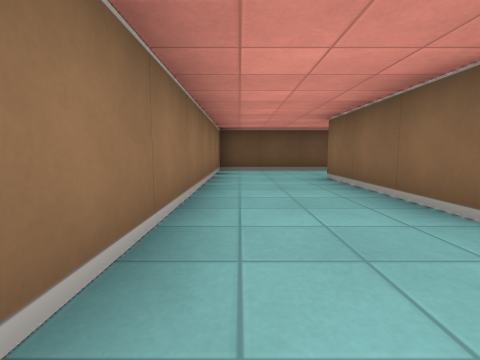
View 1 (above)

24 first-person views from a walk through a cub3D ray-caster map. The camera is about half as high as the walls, tilts 6° down and sees 85° across. The floor is counted in squares. Each view is taken from the middle of a square. On the plan, view 1 faces up. The plan holds only what a view shows up to about 9 squares ahead; the rest is blank.

View 2
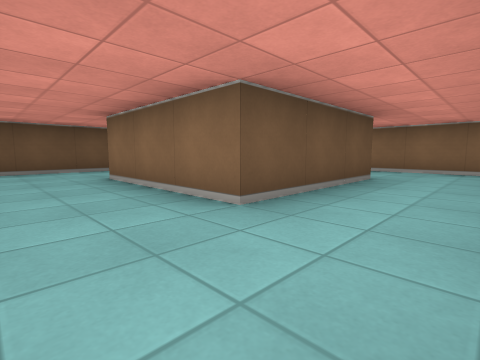

View 3
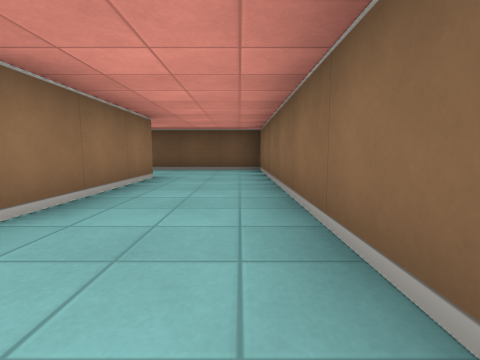

View 4
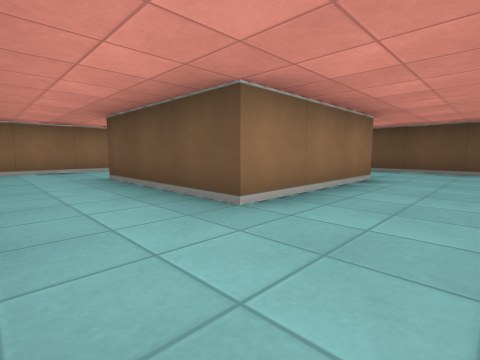

View 5
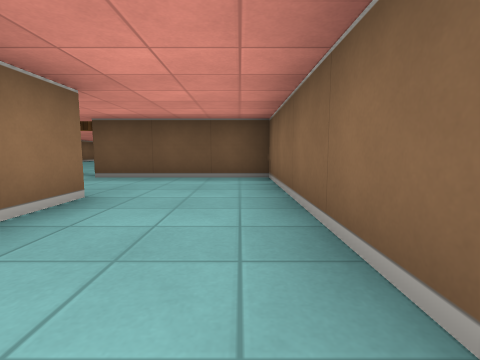

View 6
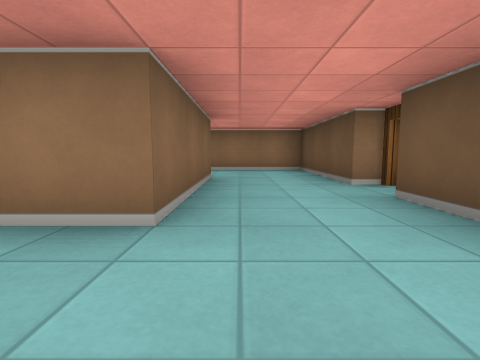

View 7
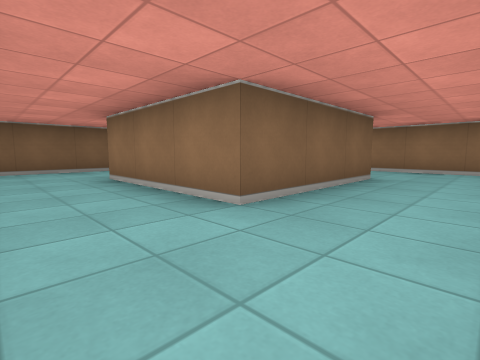

View 8
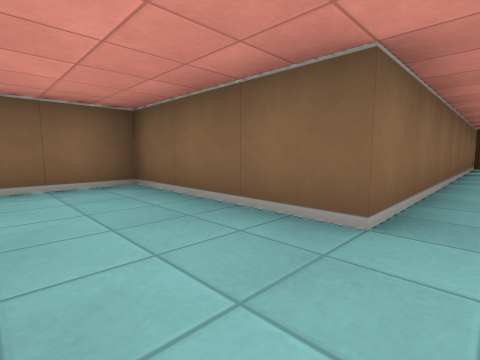

View 9
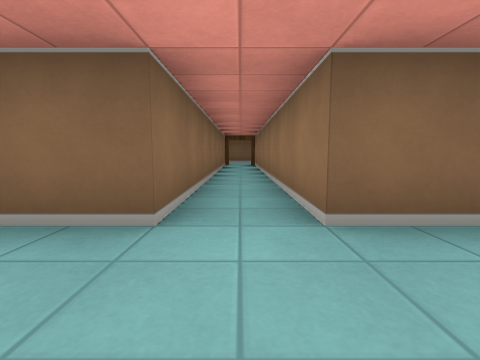

View 10
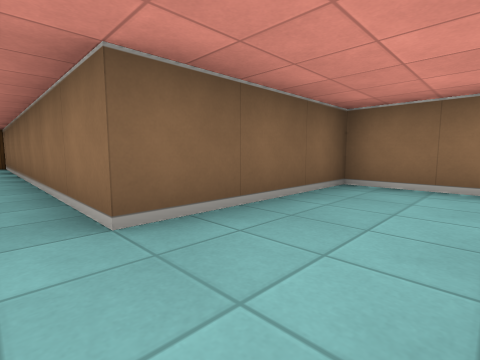

View 11
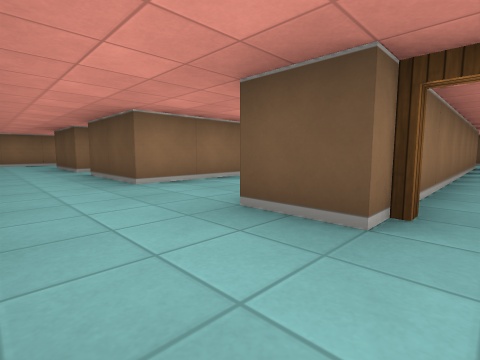

View 12
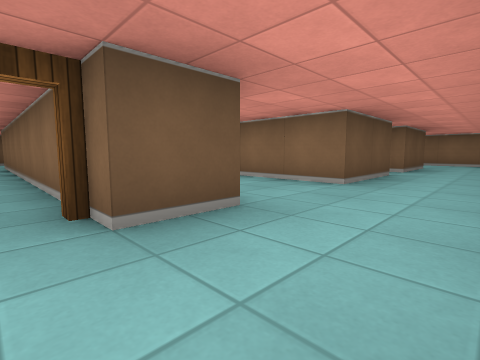

View 13
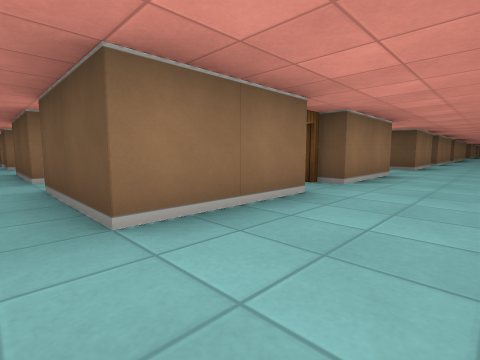

View 14
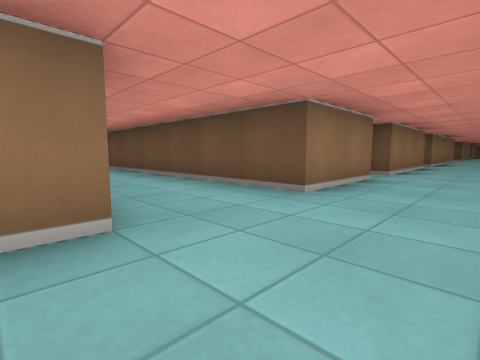

View 15
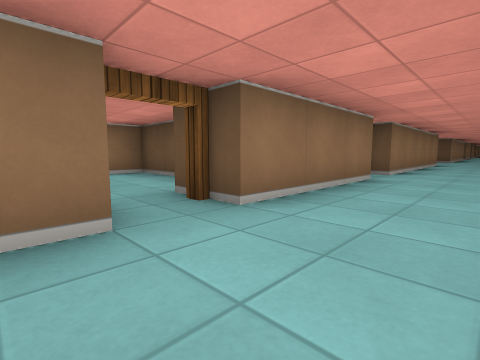

View 16
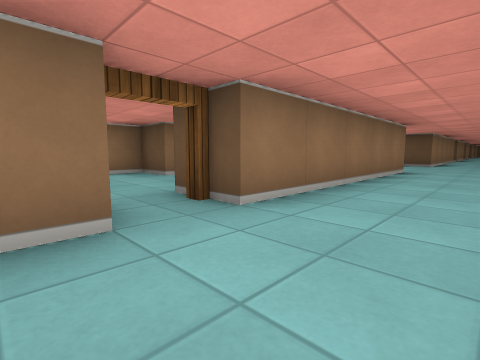

View 17
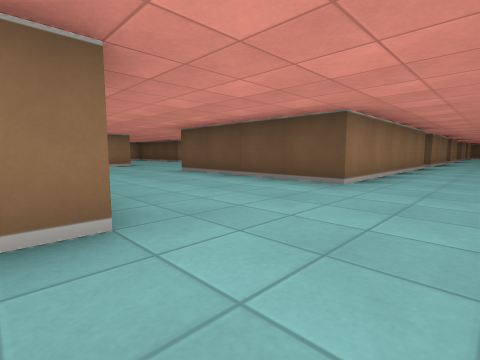

View 18
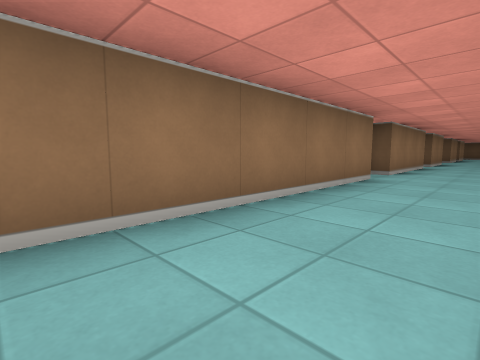

View 19
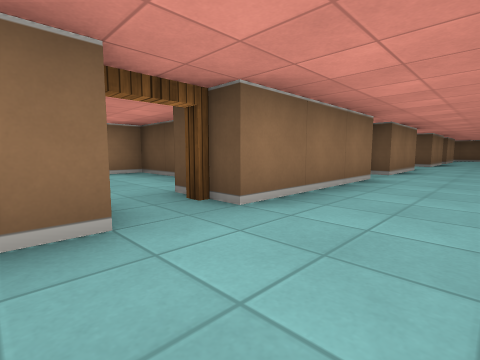

View 20
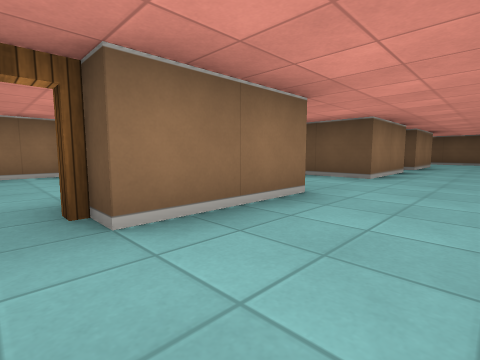

View 21
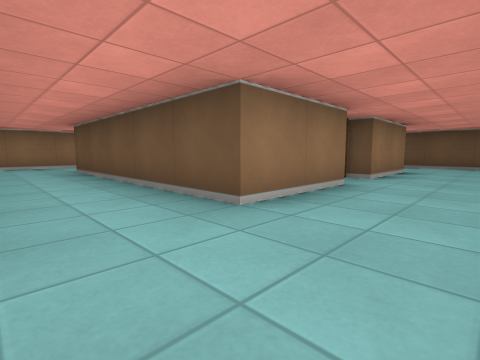

View 22
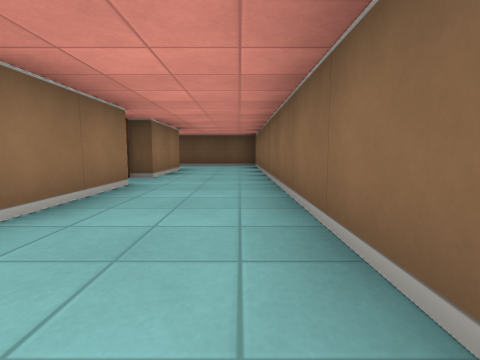

View 23
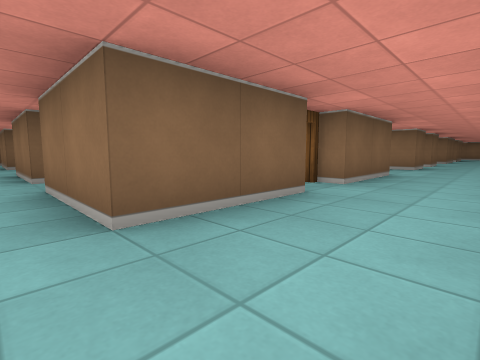

View 24
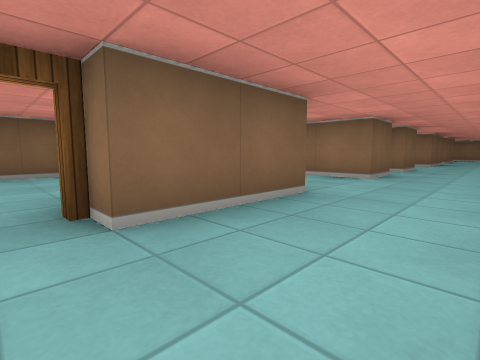

### Floor plan
Points are (right, up) in squares from view 1. A wall is a line through its corners. A room is listed if a view was taken in it or the views show most of it. See-through windows are left out.
Room 1 (views 1, 2, 3, 4, 5, 6, 7)
walls: (2.5, 6.5) (-0.5, 6.5) (-0.5, -0.5) (2.5, -0.5); (2.5, 1.5) (1.5, 1.5) (1.5, 4.5) (4.5, 4.5) (4.5, 1.5) (3.5, 1.5); (3.5, -0.5) (6.5, -0.5) (6.5, 6.5) (3.5, 6.5)
ways out: opening at (2, 0.5) to room 2; opening at (4, 0.5) to room 2; open door at (3, 7) to room 3
Room 2 (views 8, 9, 10)
walls: (2.5, -0.5) (2.5, -8.5); (3.5, 1.5) (2.5, 1.5); (3.5, -8.5) (3.5, -0.5)
ways out: opening at (2, 0.5) to room 1; opening at (4, 0.5) to room 1; open door at (3, -8) to room 3
Room 3 (views 11, 12, 13, 14, 15, 16, 17, 18, 19, 20, 21, 22, 23, 24)
walls: (4.5, 13.6) (4.5, 12.8); (11.5, 10.6) (11.5, 5.5); (11.5, 18.6) (11.5, 13.5) (7.5, 13.5); (11.5, 22.6) (11.5, 19.5); (11.5, 4.6) (11.5, 1.5); (4.5, 28) (4.5, 26.4); (11.5, 25.6) (11.5, 23.5); (11.5, 0.6) (11.5, -1.5) (5.5, -1.5); (13.5, 26.5) (13.5, 34.2); (11.5, 29.6) (11.5, 27.5) (6.5, 27.5); (3.4, 32.5) (4.5, 32.5) (4.5, 31.2); (1.5, 32.5) (2.5, 32.5); (6.4, 32.5) (8.5, 32.5); (-2.4, 32.5) (-0.5, 32.5) (-0.5, 32); (11.5, -3.4) (11.5, -5.5); (9.4, 32.5) (11.5, 32.5) (11.5, 30.5); (-0.5, -6.5) (-0.5, -8.5) (-2.5, -8.5); (11.5, -6.4) (11.5, -8.5) (9.5, -8.5); (2.5, -8.5) (1.5, -8.5); (4.5, -8.5) (3.5, -8.5); (13.6, 34.5) (11, 34.5); (8.5, -8.5) (6.5, -8.5) (6.5, -6.5); (-3.5, -8.5) (-5.5, -8.5); (-7.5, -8.1) (-7.5, -9.6); (13.5, -9.6) (13.5, -8.1)
ways out: open door at (3, 7) to room 1; open door at (3, -8) to room 2; open door at (9, 32) to room 4; open door at (11, 30) to room 4; open door at (-3, -8); open door at (3, 32); open door at (9, -8); open door at (11, -6); open door at (11, 1); open door at (11, 5); open door at (11, 19); open door at (11, 23)
Room 4 (no view inside)
walls: (8, 28.5) (8.9, 28.5)
ways out: open door at (9, 32) to room 3; open door at (11, 30) to room 3

Where each view was taken, in squares from view 1:
view 1: 0 up, 0 right, facing up
view 2: 0 up, 0 right, facing up-right
view 3: 0 up, 6 right, facing up
view 4: 0 up, 6 right, facing up-left
view 5: 2 up, 6 right, facing up
view 6: 5 up, 6 right, facing left
view 7: 6 up, 6 right, facing down-left
view 8: 1 up, 3 right, facing down-right
view 9: 1 up, 3 right, facing down
view 10: 1 up, 3 right, facing down-left
view 11: 10 down, 3 right, facing up-left
view 12: 10 down, 3 right, facing up-right
view 13: 9 down, 13 right, facing up-left
view 14: 4 down, 13 right, facing up-left
view 15: 0 up, 13 right, facing up-left
view 16: 4 up, 13 right, facing up-left
view 17: 10 up, 13 right, facing up-left
view 18: 14 up, 13 right, facing up-left
view 19: 18 up, 13 right, facing up-left
view 20: 23 up, 13 right, facing up-left
view 21: 26 up, 13 right, facing up-left
view 22: 26 up, 13 right, facing up
view 23: 34 up, 12 right, facing down-left
view 24: 34 up, 9 right, facing down-left
